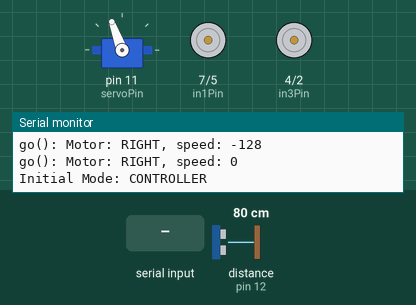
A sketch run on a simulated Arduino Uno, built with avr-gcc and run on an emulated ATmega328P. Shown: servo, motor-driver pin pairs drawn as motors (green arrow = first pin HIGH = forward, orange = second pin HIGH = backward, longer = more drive, scaled by the enable pin), the last lines printed to the serial monitor. Wiring (inferred from the names in the program): ultrasonic range finder: trigger pin 13; echo pin 12. The inputs (shaded band) are chosen by the test bench; at power-on: distance to the obstacle (sensor on pin 12) 80 cm. The echo pulse lasts 58.3 µs per cm.

Above: at 6.3 s.
6.4 s: "A" received over the second serial link
At 6.73 s:
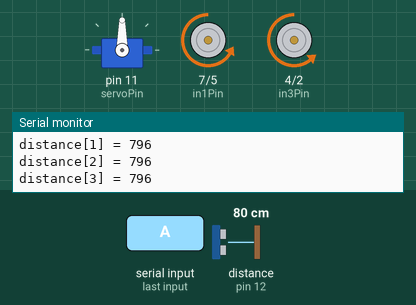
9.4 s: distance to the obstacle (sensor on pin 12) set to 34 cm
12.4 s: distance to the obstacle (sensor on pin 12) set to 27 cm
At 12.96 s:
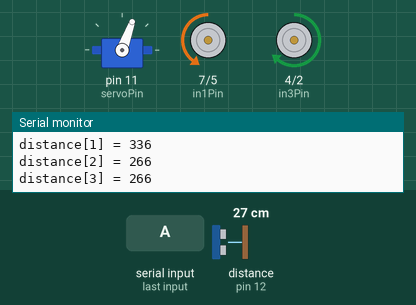
15.4 s: distance to the obstacle (sensor on pin 12) set to 35 cm
At 18.3 s:
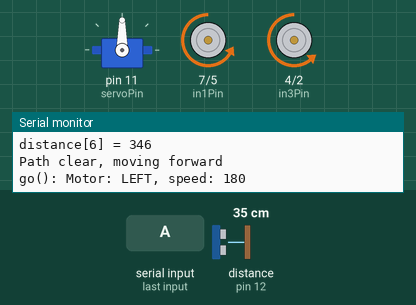
18.4 s: "P" received over the second serial link
At 18.9 s:
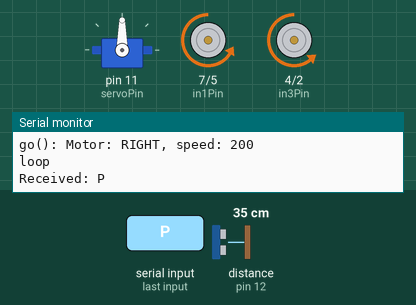
20.0 s: "F" received over the second serial link
At 20.6 s:
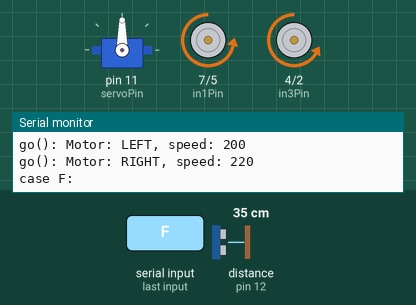
Timing chart, 0 to 22.5 s (numbered marks = the images above; inputs shaded):
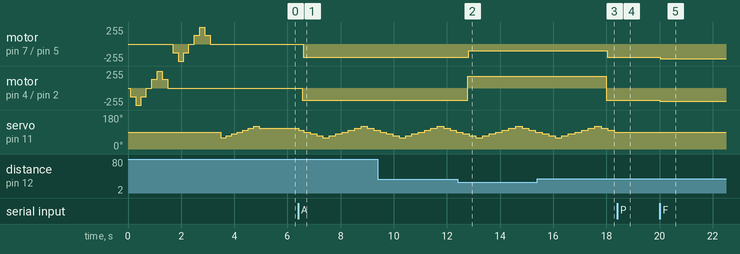

Measured:
- the behaviour switches between 31 and 30 cm on distance to the obstacle (sensor on pin 12) (found by bisection; images 1 and 2)
- after the input at 6.4 s, motor on pin 7 (in1Pin) / pin 5 (in2Pin): stopped → backward 200/255 after 0.19 s; motor on pin 4 (in3Pin) / pin 2 (in4Pin): stopped → backward 180/255 after 0.16 s; servo on pin 11 (servoPin): 110° → 100° at once, → 90° 0.19 s later, → 80° 0.24 s later, → 70° 0.24 s later, … (13 changes in this stretch)
- after the input at 12.4 s, motor on pin 7 (in1Pin) / pin 5 (in2Pin): backward 200/255 → backward 100/255 after 0.42 s; motor on pin 4 (in3Pin) / pin 2 (in4Pin): backward 180/255 → forward 180/255 after 0.39 s
- after the input at 15.4 s, motor on pin 7 (in1Pin) / pin 5 (in2Pin): backward 100/255 → backward 200/255 after 2.6 s; motor on pin 4 (in3Pin) / pin 2 (in4Pin): forward 180/255 → backward 180/255 after 2.6 s
- after the input at 18.4 s, servo on pin 11 (servoPin): stops changing and stays 90°
- after the input at 20.0 s, motor on pin 7 (in1Pin) / pin 5 (in2Pin): backward 200/255 → backward 220/255 at once; motor on pin 4 (in3Pin) / pin 2 (in4Pin): backward 180/255 → backward 200/255 at once

The sketch:

car.ino
```cpp
#include <Servo.h>
#include <SoftwareSerial.h>

SoftwareSerial BTSerial(9, 10);  // RX, TX

Servo servo;
const int trigPin = 13;  // ultrasonic
const int echoPin = 12;  // ultrasonic

const int servoPin = 11;

const int enAPin = 6;
const int in1Pin = 7;
const int in2Pin = 5;
const int in3Pin = 4;
const int in4Pin = 2;
const int enBPin = 3;

enum Motor { LEFT,
             RIGHT };
enum State { STOP,
             WALK } currentState;
enum Mode {
  AUTO,
  CONTROLLER
} currentMode;

void go(enum Motor m, int speed) {
  Serial.print("go(): Motor: ");
  Serial.print(m == LEFT ? "LEFT" : "RIGHT");
  Serial.print(", speed: ");
  Serial.println(speed);

  if (m == RIGHT) {
    digitalWrite(in1Pin, speed > 0 ? LOW : HIGH);
    digitalWrite(in2Pin, speed <= 0 ? LOW : HIGH);
    analogWrite(enAPin, speed < 0 ? -speed : speed);
  } else {
    digitalWrite(in3Pin, speed > 0 ? LOW : HIGH);
    digitalWrite(in4Pin, speed <= 0 ? LOW : HIGH);
    analogWrite(enBPin, speed < 0 ? -speed : speed);
  }
}


void testMotors() {
  static int speed[8] = { 128, 255, 128, 0, -128, -255, -128, 0 };
  go(RIGHT, 0);
  for (unsigned char i = 0; i < 8; i++)
    go(LEFT, speed[i]), delay(200);
  for (unsigned char i = 0; i < 8; i++)
    go(RIGHT, speed[i]), delay(200);
}

unsigned int readDistance() {
  digitalWrite(trigPin, HIGH);
  delayMicroseconds(10);
  digitalWrite(trigPin, LOW);
  unsigned long period = pulseIn(echoPin, HIGH);
  return period * 343 / 2000;
}

#define NUM_ANGLES 7
#define NUM_STOP_ANGLES 4
unsigned char sensorWalkAngle[NUM_ANGLES] = { 60, 70, 80, 90, 100, 110, 120 };
unsigned int distance[NUM_ANGLES];

void readNextDistance() {
  static unsigned char angleIndex = 0;
  static signed char step = 1;
  distance[angleIndex] = readDistance();
  angleIndex += step;
  if (angleIndex == NUM_ANGLES - 1)
    step = -1;
  else if (angleIndex == 0)
    step = 1;
  servo.write(sensorWalkAngle[angleIndex]);
}
void setup() {
  Serial.begin(9600);    // Starts the serial communication
  BTSerial.begin(9600);  // Initialize Bluetooth Serial at 9600 baud
  Serial.println("JDY-31 Bluetooth Module Setup");

  // Set up the pins for the ultrasonic sensor
  pinMode(trigPin, OUTPUT);
  pinMode(echoPin, INPUT);
  digitalWrite(trigPin, LOW);

  // Set up the pins for the motors
  pinMode(enAPin, OUTPUT);
  pinMode(in1Pin, OUTPUT);
  pinMode(in2Pin, OUTPUT);
  pinMode(in3Pin, OUTPUT);
  pinMode(in4Pin, OUTPUT);
  pinMode(enBPin, OUTPUT);


  // Attach the servo to the servoPin
  servo.attach(servoPin);
  // Set the servo to the middle position (90 degrees)

  servo.write(90);
  // Initialize the motors to stop
  go(LEFT, 0);
  go(RIGHT, 0);
  testMotors();

  delay(200);
  servo.write(sensorWalkAngle[0]);
  delay(200);
  for (unsigned char i = 0; i < NUM_ANGLES; i++)
    readNextDistance(), delay(200);


  // Initialize the current mode
  currentMode = CONTROLLER;
  Serial.print("Initial Mode: ");
  Serial.println(currentMode == AUTO ? "AUTO" : "CONTROLLER");
}
void loop() {
  if (BTSerial.available()) {
    Serial.println("loop");
    char data = BTSerial.read();  // Read the incoming data from Bluetooth
    Serial.print("Received: ");
    Serial.println(data);  // Print the received data to Serial Monitor
                           // Add Mode
    switch (data) {

      case 'A':
        currentMode = AUTO;
        break;
      case 'P':
        currentMode = CONTROLLER;
        break;
    }
    if (currentMode == CONTROLLER) {
      switch (data) {
        case 'F':  // Forward
          go(LEFT, 200);
          go(RIGHT, 220);
          Serial.print("case F: ");
          break;
        case 'L':  // Left
          go(LEFT, -180);
          go(RIGHT, 180);
          Serial.print("case L: ");
          break;
        case 'R':  // Right
          go(LEFT, 180);
          go(RIGHT, -180);
          Serial.print("case R: ");
          break;
        case 'B':  // Backward
          go(LEFT, -180);
          go(RIGHT, -180);
          Serial.print("case B: ");
          break;
        case '0':  // Stop
          go(LEFT, 0);
          go(RIGHT, 0);
          Serial.print("case 0: ");
          break;
      }
    }
    delay(20);
  } else if (currentMode == AUTO) {
    Serial.println("else");
    bool tooClose = false;
    readNextDistance();
    for (unsigned char i = 0; i < NUM_ANGLES; i++) {
      Serial.print("distance[");
      Serial.print(i);
      Serial.print("] = ");
      Serial.println(distance[i]);
      if (distance[i] < 300)
        tooClose = true;
    }
    if (tooClose) {
      Serial.println("Obstacle detected, moving backward");
      go(LEFT, -180);
      go(RIGHT, 100);
    } else {
      Serial.println("Path clear, moving forward");
      go(LEFT, 180);
      go(RIGHT, 200);
    }
    delay(20);
  }
}
```
